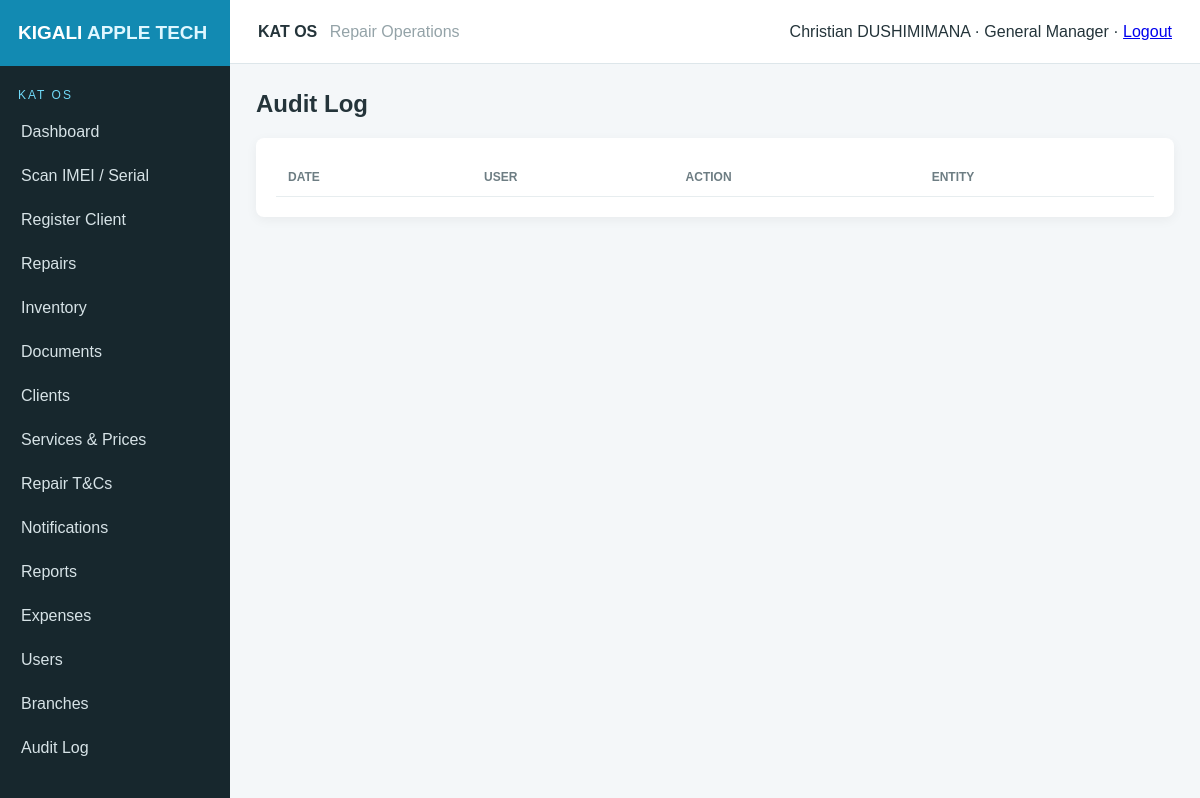
The page /admin/audit (signed in) on the database as committed earlier.
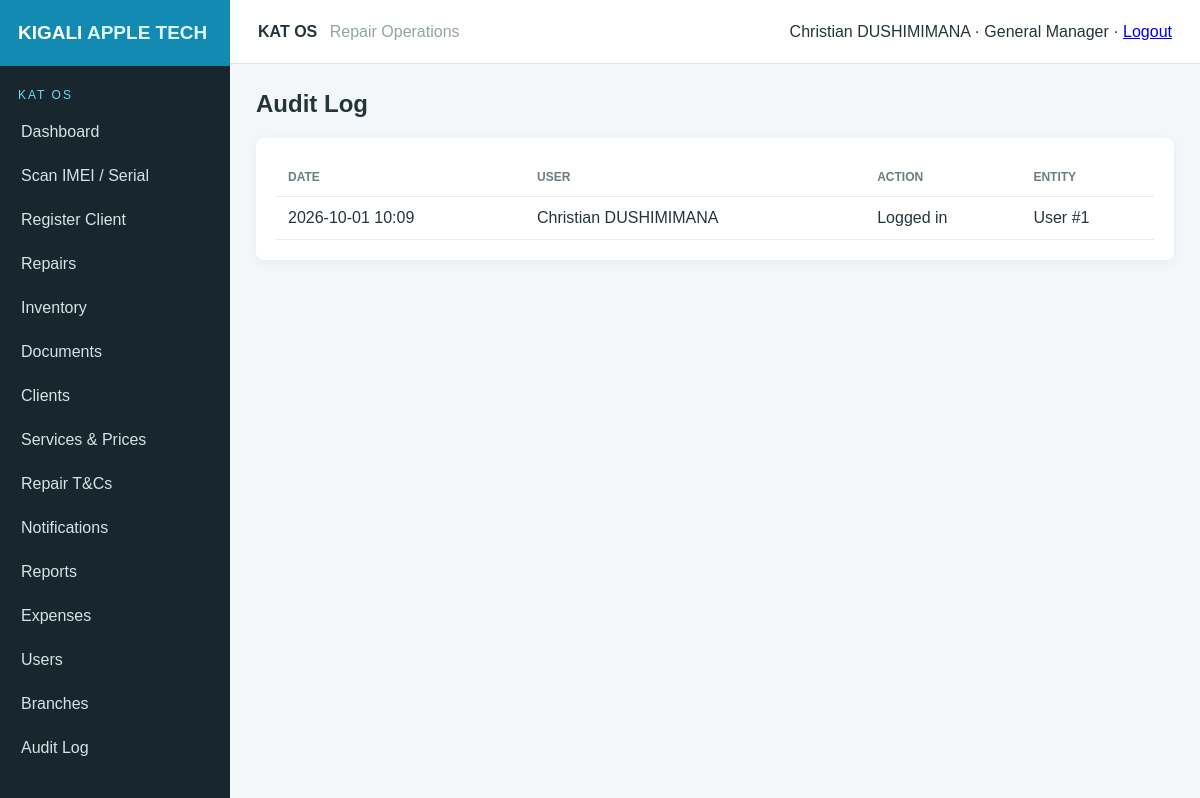
The same page on the database as committed later.
### app.py (models this page shows)
class AuditLog(db.Model):
    id=db.Column(db.Integer,primary_key=True); user_name=db.Column(db.String(120)); action=db.Column(db.String(180)); entity=db.Column(db.String(80)); entity_id=db.Column(db.Integer); created_at=db.Column(db.DateTime,default=datetime.utcnow)

### app.py (the view)
@app.route("/admin/audit")
@admin_required
def audit_logs(): return render_template("audit.html",logs=AuditLog.query.order_by(AuditLog.created_at.desc()).limit(300).all())

### app.py (called while the page is built)
def current_user():
    return User.query.get(session.get("user_id")) if session.get("user_id") else None

def admin_required(fn):
    @wraps(fn)
    def w(*a,**k):
        u=current_user()
        if not u or u.role not in ["Admin","General Manager"]:
            flash("General Manager access required.","error"); return redirect(url_for("dashboard"))
        return fn(*a,**k)
    return w

@app.context_processor
def inject():
    return dict(me=current_user(),total_paid=total_paid,today=date.today(),initial_username=os.getenv("KAT_ADMIN_USERNAME", "christian"))

### templates/audit.html
{% extends "base.html" %}{% block content %}<h1>Audit Log</h1><div class="panel"><table><tr><th>Date</th><th>User</th><th>Action</th><th>Entity</th></tr>{% for l in logs %}<tr><td>{{l.created_at.strftime("%Y-%m-%d %H:%M")}}</td><td>{{l.user_name}}</td><td>{{l.action}}</td><td>{{l.entity}} #{{l.entity_id or ""}}</td></tr>{% endfor %}</table></div>{% endblock %}

Rows that differ between the two databases and show on the page:
added AuditLog: created_at "2026-10-01 10:09", user_name "Christian DUSHIMIMANA", action "Logged in", entity "User", entity "1"
